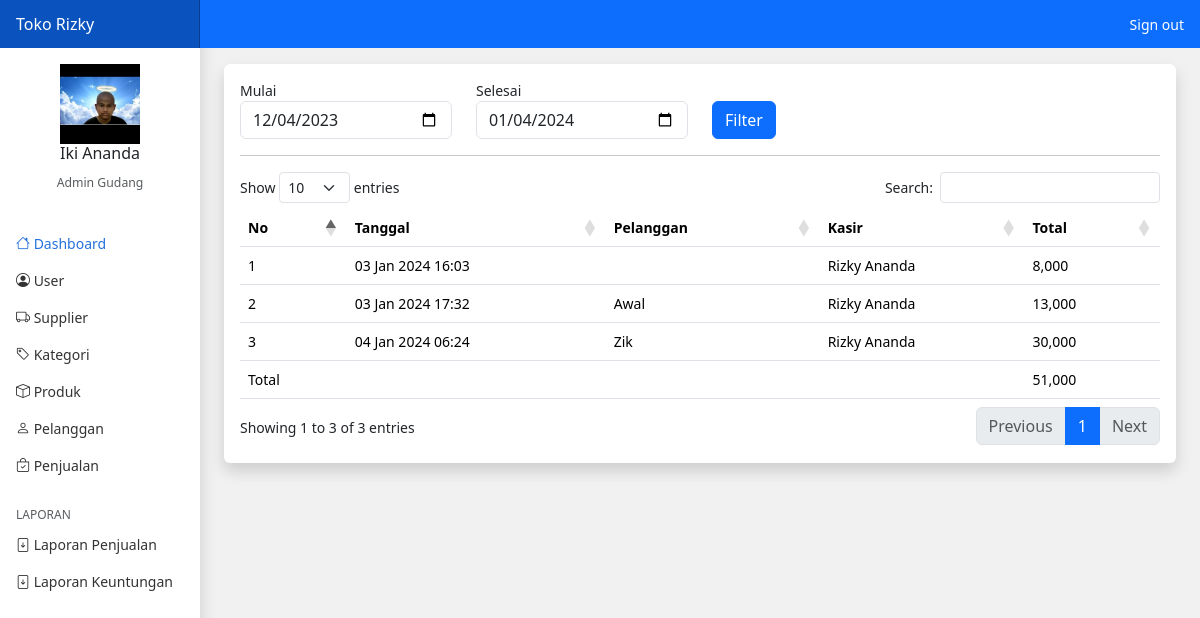
The page /gudang/index.php?page=laporan_penjualan (signed in) on the database its author committed.
### tables this page shows
CREATE TABLE `penjualan` (
  `id_penjualan` int(11) NOT NULL,
  `id_pelanggan` int(11) DEFAULT NULL,
  `id_toko` int(11) NOT NULL,
  `id_user` int(11) NOT NULL,
  `tanggal_penjualan` datetime NOT NULL,
  `total_penjualan` int(11) NOT NULL,
  `bayar_penjualan` int(11) NOT NULL,
  `kembalian_penjualan` int(11) NOT NULL
);

CREATE TABLE `user` (
  `id_user` int(11) NOT NULL,
  `id_toko` int(11) NOT NULL,
  `email_user` varchar(100) NOT NULL,
  `password_user` varchar(100) NOT NULL,
  `nama_user` varchar(100) NOT NULL,
  `level_user` enum('kasir','gudang','owner') NOT NULL
);

CREATE TABLE `pelanggan` (
  `id_pelanggan` int(11) NOT NULL,
  `id_toko` int(11) NOT NULL,
  `nama_pelanggan` varchar(100) NOT NULL,
  `email_pelanggan` varchar(100) NOT NULL,
  `telepon_pelanggan` varchar(25) NOT NULL,
  `alamat_pelanggan` varchar(100) NOT NULL
);

### gudang/laporan_penjualan.php (the view)
<?php
if (isset($_POST['tglm']) AND $_POST['tgls'])
{
    $tglm = $_POST['tglm'];
    $tgls = $_POST['tgls'];
} else{
    $tgls = date("Y-m-d");
    $tglm = (new Datetime($tgls))->modify("-1 month")->format("Y-m-d");
}
$laporan = array();
$id_toko = $_SESSION['user']['id_toko'];
$ambil = $koneksi->query("SELECT * FROM penjualan
            LEFT JOIN pelanggan ON penjualan.id_pelanggan=pelanggan.id_pelanggan
            LEFT JOIN user ON penjualan.id_user=user.id_user
            WHERE penjualan.id_toko='$id_toko' AND DATE(tanggal_penjualan) BETWEEN '$tglm' AND '$tgls' ");
while ($tiap = $ambil->fetch_assoc())
{
    $laporan[] =$tiap;
}
?>
<div class="card border-0 shadow">
        <div class="card-body">
            <form method="post">
                <div class="row">
                    <div class="col-md-3">
                        <label>Mulai</label>
                        <input type="date" name="tglm" class="form-control" value="<?php echo $tglm ?>">
                    </div>
                    <div class="col-md-3">
                        <label>Selesai</label>
                        <input type="date" name="tgls" class="form-control" value="<?php echo $tgls ?>">
                    </div>
                    <div class="col-md-3">
                        <label>&nbsp;</label><br>
                        <button class="btn btn-primary" name="filter">Filter</button>
                    </div>
                </div>
            </form>
            <hr>
        <table class="table" id="example">
            <thead>
                <tr>
                    <th>No</th>
                    <th>Tanggal</th>
                    <th>Pelanggan</th>
                    <th>Kasir</th>
                    <th>Total</th>
                </tr>
            </thead>
            <tbody>
                <?php $grandtotal =0; ?>
                <?php foreach ($laporan as $key => $value): ?>
                <?php $grandtotal+=$value["total_penjualan"] ?>
                <tr>
                    <td><?php echo $key+1 ?></td>
                    <td><?php echo date("d M Y H:i", strtotime($value['tanggal_penjualan'])) ?></td>
                    <td><?php echo $value['nama_pelanggan'] ?></td>
                    <td><?php echo $value['nama_user'] ?></td>
                    <td><?php echo number_format($value['total_penjualan']) ?></td>
                </tr>
                <?php endforeach ?>
            </tbody>
            <tfoot>
                <tr>
                    <td colspan="4">Total</td>
                    <td><?php echo number_format($grandtotal) ?></td>
                </tr>
            </tfoot>
        </table>
        </div>
    </div>

### assets/css/dashboard.css (style rules this page uses)
body { font-size: .875rem; }

### rows shown on the page
penjualan: tanggal_penjualan "03 Jan 2024 16:03", id_user.nama_user "Rizky Ananda", total_penjualan "8,000"
penjualan: tanggal_penjualan "03 Jan 2024 17:32", id_pelanggan.nama_pelanggan "Awal", id_user.nama_user "Rizky Ananda", total_penjualan "13,000"
penjualan: tanggal_penjualan "04 Jan 2024 06:24", id_pelanggan.nama_pelanggan "Zik", id_user.nama_user "Rizky Ananda", total_penjualan "30,000"

### other values the page prints
$_SESSION['user']['nama_user'] "Iki Ananda"
$grandtotal "51,000"
